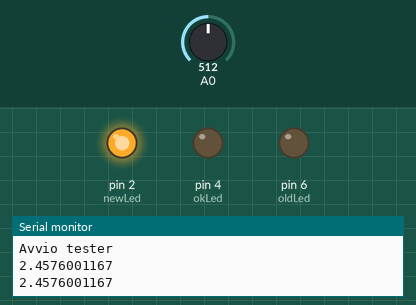
A sketch run on a simulated Arduino Uno, built with avr-gcc and run on an emulated ATmega328P. Shown: output pins drawn as LEDs (lit = HIGH), the last lines printed to the serial monitor. The test bench sets the inputs (shaded band); at power-on: A0 = 512.

Above: at 2.8 s.
2.9 s: A0 set to 344
8.9 s: A0 set to 323
At 11.1 s:
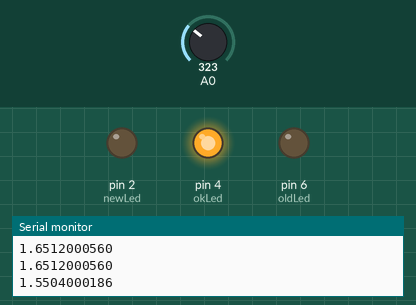
14.9 s: A0 set to 304
18.4 s: A0 set to 281
At 21.4 s:
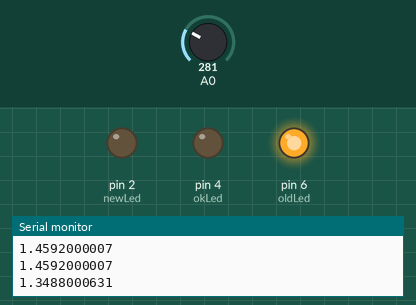
24.4 s: A0 set to 306
At 27.3 s:
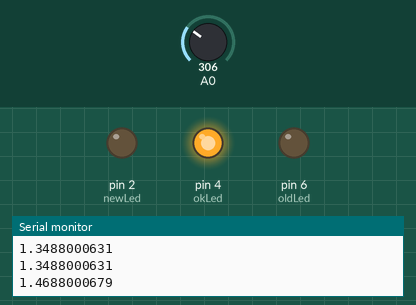
30.4 s: A0 set to 122
At 33.3 s:
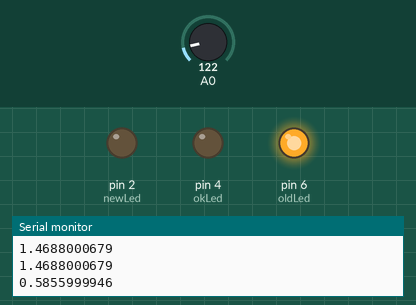
Timing chart, 0 to 34.8 s (numbered marks = the images above; inputs shaded):
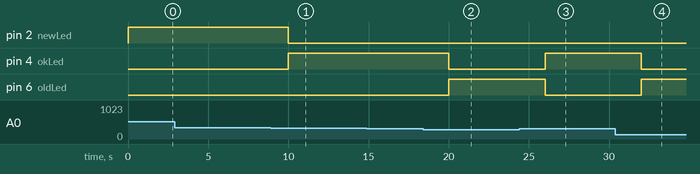

Measured:
- the behaviour switches between 334 and 333 on A0 (found by bisection; images 0 and 1)
- the behaviour switches between 292 and 291 on A0 (found by bisection; images 1 and 2)
- after the input at 8.9 s, pin 2 (newLed): HIGH → LOW after 1.1 s; pin 4 (okLed): LOW → HIGH after 1.1 s
- after the input at 18.4 s, pin 4 (okLed): HIGH → LOW after 1.6 s; pin 6 (oldLed): LOW → HIGH after 1.6 s
- after the input at 24.4 s, pin 4 (okLed): LOW → HIGH after 1.6 s; pin 6 (oldLed): HIGH → LOW after 1.6 s
- after the input at 30.4 s, pin 4 (okLed): HIGH → LOW after 1.6 s; pin 6 (oldLed): LOW → HIGH after 1.6 s

The sketch:

caricaPila.ino
```cpp
/**
 * Test batterie AA
 * @author Andrea Vallorani
 */
#define newLed 2
#define okLed 4
#define oldLed 6

int analogValue = 0;
float voltage = 0;
int ledDelay = 2000;
int status;

void setup(){
    pinMode(newLed,OUTPUT);
    pinMode(okLed,OUTPUT);
    pinMode(oldLed,OUTPUT);
    Serial.begin(9600);
    Serial.println("Avvio tester");
}

void loop(){
    analogValue = analogRead(0);
    voltage = 0.0048*analogValue;
    Serial.println(voltage,DEC);
    if(voltage>=1.6){
        status = newLed;
    }
    else if(voltage>=1.4 && voltage<1.6){
        status = okLed;
    }
    else{
        status = oldLed;
    }
    digitalWrite(status,HIGH);
    delay(ledDelay);
    digitalWrite(status,LOW);
}
```
